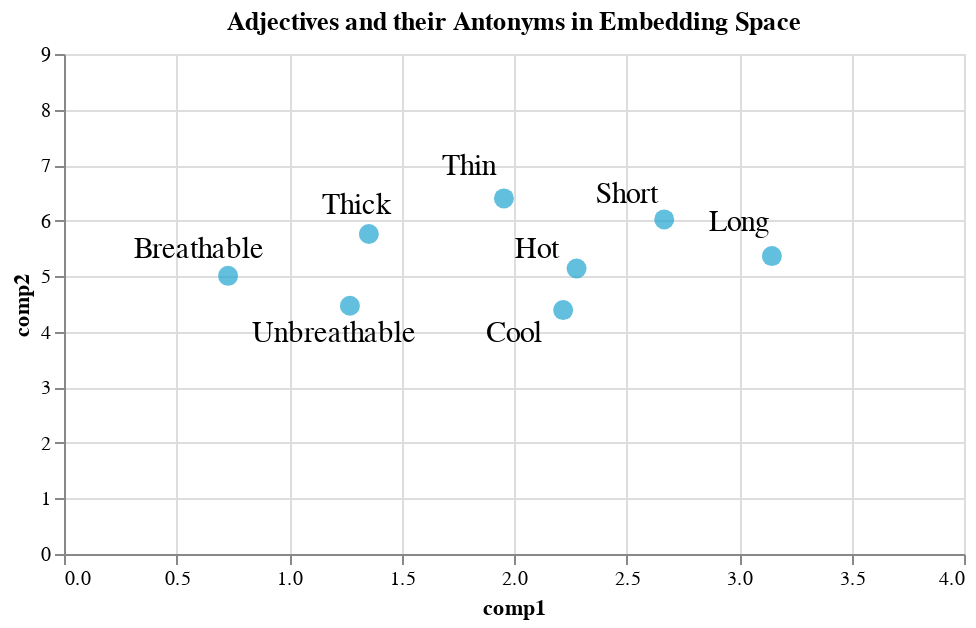

Write notebook code for a chart like this one.
### Code cell
scatter_plot = alt.Chart(data=df_adj).mark_circle(size=100, color='#20a4d0').encode(
        x=alt.X('comp1:Q').scale(domain=(0,4)),
        y=alt.Y('comp2:Q').scale(domain=(0,9)),
        tooltip=[
            'adjective:N'
            ]
)

ann_plot = alt.Chart(data=df_ann).mark_text(fontSize=15).encode(
    x=alt.X('comp1:Q'),
    y=alt.Y('comp2:Q'),
    text=alt.Text('adjective:N')
)

plot = (scatter_plot + ann_plot).properties(
    width=450,
    height=250,
    title='Adjectives and their Antonyms in Embedding Space'
)

plot.display()

### Figure 1 — Vega-Lite specification as saved in the notebook (floating-point values rounded to 4 significant figures)
{"config": {"view": {"continuousWidth": 300, "continuousHeight": 300}}, "layer": [{"data": {"name": "data-4ab2cd03425d9846628bef8b36716a1a"}, "mark": {"type": "circle", "color": "#20a4d0", "size": 100}, "encoding": {"tooltip": [{"field": "adjective", "type": "nominal"}], "x": {"field": "comp1", "scale": {"domain": [0, 4]}, "type": "quantitative"}, "y": {"field": "comp2", "scale": {"domain": [0, 9]}, "type": "quantitative"}}}, {"data": {"name": "data-c4377d8caf8bbdbf3eccde13b0a52859"}, "mark": {"type": "text", "fontSize": 15}, "encoding": {"text": {"field": "adjective", "type": "nominal"}, "x": {"field": "comp1", "type": "quantitative"}, "y": {"field": "comp2", "type": "quantitative"}}}], "height": 250, "title": "Adjectives and their Antonyms in Embedding Space", "width": 450, "$schema": "https://vega.github.io/schema/vega-lite/v5.8.0.json", "datasets": {"data-4ab2cd03425d9846628bef8b36716a1a": [{"adjective": "Long", "embedding": "[ 0.00482557  0.00279194  0.01654482 ... -0.00607678  0.00453604\n -0.0200606 ]", "comp1": 3.146, "comp2": 5.362}, {"adjective": "Short", "embedding": "[-0.01411955  0.0094502   0.00968715 ... -0.00701447  0.00479479\n -0.021479  ]", "comp1": 2.668, "comp2": 6.023}, {"adjective": "Thin", "embedding": "[-0.01202952 -0.00520245  0.00586707 ... -0.01521228 -0.01871258\n -0.0251815 ]", "comp1": 1.955, "comp2": 6.4}, {"adjective": "Thick", "embedding": "[-0.01514798 -0.00882289 -0.0086416  ... -0.01624917 -0.03115543\n -0.01469139]", "comp1": 1.355, "comp2": 5.76}, {"adjective": "Breathable", "embedding": "[-0.01036034  0.01275674 -0.01147647 ... -0.00705133 -0.0043759\n -0.00829878]", "comp1": 0.7292, "comp2": 5.007}, {"adjective": "Stuffy", "embedding": "[-0.00424483 -0.01055581 -0.00810779 ...  0.00351519 -0.01150365\n -0.02393468]", "comp1": 1.271, "comp2": 4.469}, {"adjective": "Cool", "embedding": "[-0.00975283 -0.005435    0.0154607  ... -0.01165331 -0.02215092\n -0.02956024]", "comp1": 2.218, "comp2": 4.391}, {"adjective": "Hot", "embedding": "[-0.02834044 -0.00464874 -0.0106001  ...  0.00238468 -0.02136561\n -0.03134541]", "comp1": 2.278, "comp2": 5.139}], "data-c4377d8caf8bbdbf3eccde13b0a52859": [{"comp1": 0.6, "comp2": 5.5, "adjective": "Breathable"}, {"comp1": 1.2, "comp2": 4.0, "adjective": "Unbreathable"}, {"comp1": 1.3, "comp2": 6.3, "adjective": "Thick"}, {"comp1": 1.8, "comp2": 7.0, "adjective": "Thin"}, {"comp1": 2.0, "comp2": 4.0, "adjective": "Cool"}, {"comp1": 2.1, "comp2": 5.5, "adjective": "Hot"}, {"comp1": 2.5, "comp2": 6.5, "adjective": "Short"}, {"comp1": 3.0, "comp2": 6.0, "adjective": "Long"}]}}
